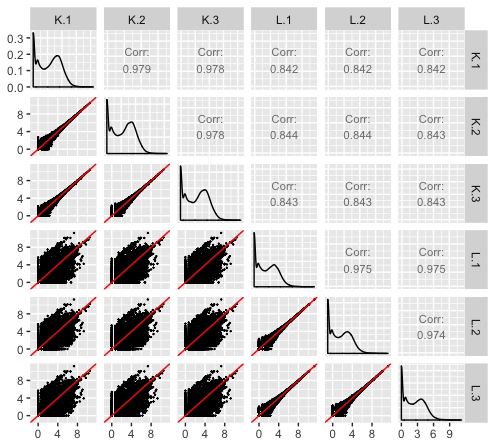

The R source for this figure:
library(edgeR)
library(DESeq2)
library(bigPint)
library(data.table)

load("LK_data.RData")
data = as.data.frame(MA.subsetA$M)
rownames(data) = as.character(MA.subsetA$genes$EnsemblGeneID)
setDT(data, keep.rownames = TRUE)[]
colnames(data) = c("ID","K.R1L1","L.R1L2","K.R1L3","L.R1L4","L.R1L6","K.R1L7","L.R1L8","K.R2L2","L.R2L3","K.R2L6")
data = as.data.frame(data)
data = data[,c(1,2,4,7,9,11,3,5,6,8,10)]

# Obtain R1 values
data <- data[,c(1:4,7:9)]
colnames(data) <- c("ID", "K.1", "K.2", "K.3", "L.1", "L.2", "L.3")

# Get DEGs 
rowNames = data[,1]
dataSel = data[,-1]
rownames(dataSel) = rowNames
group <- factor(c(1,1,1,2,2,2))
y <- DGEList(counts=dataSel,group=group)
design <- model.matrix(~group)
y <- estimateDisp(y, design)
fit <- glmFit(y,design)
lrt <- glmLRT(fit,coef=2)
ret = data.frame(ID=rownames(topTags(lrt, n = nrow(y[[1]]))[[1]]), topTags(lrt, n = nrow(y[[1]]))[[1]])
ret$ID = as.character(ret$ID)
ret = as.data.frame(ret)
metricList = list()
metricList[["K_L"]] = ret

# Set all genes to have FDR=1 so they are not overplotted on scatterplot matrix
metricList2 = metricList
metricList2[["K_L"]]$FDR = 1

# Prepare data for plotting
logData <- data
rownames(logData) <- logData$ID
logData[,2:ncol(logData)] <- log(data[,2:ncol(logData)]+1)

ret <- plotDEG(data = logData, dataMetrics = metricList2, option="scatterPoints", threshVar = "FDR", threshVal=1e-3, pointSize = 0.1)
ret[["K_L"]]
